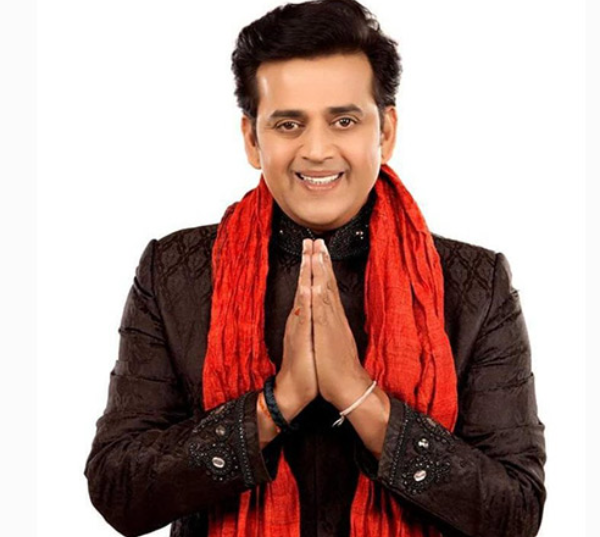
#> input picture ravi.png, 600 x 537 px
$ python Q11.py
#> lines starting #> are read from the running program, lines starting #| are printed output that depends on the picture
import cv2
import numpy as np
import matplotlib.pyplot as plt
import tkinter as tk
from tkinter import filedialog
import sys
import os

def select_image():
    """Opens a native file dialog to 'upload' an image locally."""
    root = tk.Tk()
    root.withdraw()  # Hide the main tkinter window
    root.attributes('-topmost', True) # Bring dialog to the front
    file_path = filedialog.askopenfilename(
        title="Select a JPG/PNG Image",
        filetypes=[("Image Files", "*.jpg *.jpeg *.png")]
    )
#> the answer given: ravi.png
    return file_path

def main():
    print("=== Interactive Image Transformation Toolbox ===")
    print("Waiting for file selection...")

    # 1. Upload / Select File
    file_path = select_image()
    if not file_path or not os.path.exists(file_path):
        print("No image selected. Exiting.")
        sys.exit()

    # Load image
    original_image = cv2.imread(file_path)
#> original_image is the input picture: shape (537, 600, 3); mean B, G, R 146, 151, 179.3
    if original_image is None:
        print("Error: Could not read the image file.")
        sys.exit()

    current_image = original_image.copy()

    # 2. Setup Matplotlib Interactive Mode
    # This allows the image window to stay open and update while the terminal waits for input
    plt.ion()
    fig, ax = plt.subplots(figsize=(6, 6))
    fig.canvas.manager.set_window_title('Image Transformation Output')
    ax.axis('off')

    # Display initial image
    img_display = ax.imshow(cv2.cvtColor(current_image, cv2.COLOR_BGR2RGB))
    plt.show()

    def update_display(img):
        """Updates the matplotlib window with the new image."""
        img_display.set_data(cv2.cvtColor(img, cv2.COLOR_BGR2RGB))
        # Update axes limits in case image size changed (e.g., resize or shear)
        ax.set_xlim(0, img.shape[1])
        ax.set_ylim(img.shape[0], 0)
        fig.canvas.draw()
        fig.canvas.flush_events()

    # 3. Interactive Terminal Menu
    while True:
        update_display(current_image)

        print("\n" + "="*40)
        print("Select an operation:")
        print("1. Rotate")
        print("2. Resize")
        print("3. Flip")
        print("4. Shear")
        print("5. Custom Matrix (2x3)")
        print("6. Reset (Back to original)")
        print("7. Exit")

        choice = input("\nEnter your choice (1-7): ").strip()

        try:
            h, w = current_image.shape[:2]

            if choice == '1':
                # ROTATE
                angle = float(input("Enter rotation angle (in degrees): "))
                center = (w // 2, h // 2)
                M = cv2.getRotationMatrix2D(center, angle, 1.0)
                current_image = cv2.warpAffine(current_image, M, (w, h), borderValue=(255, 255, 255))

            elif choice == '2':
                # RESIZE
                scale = float(input("Enter resize factor (e.g., 0.5 for half, 2.0 for double): "))
                if scale <= 0:
                    print("Scale must be greater than 0.")
                    continue
                current_image = cv2.resize(current_image, None, fx=scale, fy=scale, interpolation=cv2.INTER_LINEAR)

            elif choice == '3':
                # FLIP
                print("Options: 0 (Vertical), 1 (Horizontal), -1 (Both)")
                flip_code = int(input("Enter flip code: "))
                if flip_code in [0, 1, -1]:
                    current_image = cv2.flip(current_image, flip_code)
                else:
                    print("Invalid flip code.")

            elif choice == '4':
                # SHEAR
                shear_x = float(input("Enter shear factor for X-axis (e.g., 0.2): "))
                shear_y = float(input("Enter shear factor for Y-axis (e.g., 0.0): "))
                M = np.float32([
                    [1, shear_x, 0],
                    [shear_y, 1, 0]
                ])
                # Expand bounds to prevent severe cropping
                new_w = w + int(abs(shear_x) * h)
                new_h = h + int(abs(shear_y) * w)
                current_image = cv2.warpAffine(current_image, M, (new_w, new_h), borderValue=(255, 255, 255))

            elif choice == '5':
                # CUSTOM MATRIX
                print("Enter 6 space-separated values for a 2x3 affine matrix.")
                print("Format: m11 m12 tx m21 m22 ty")
                print("Example (Shift right 50, down 30): 1 0 50 0 1 30")
                vals = input("Matrix values: ").split()
                if len(vals) == 6:
                    M = np.float32([float(v) for v in vals]).reshape(2, 3)
                    current_image = cv2.warpAffine(current_image, M, (w, h), borderValue=(255, 255, 255))
                else:
                    print("Error: You must enter exactly 6 values.")

            elif choice == '6':
                # RESET
                current_image = original_image.copy()
                print("Image reset to original.")

            elif choice == '7':
                # EXIT
                print("Exiting Toolbox. Goodbye!")
                break

            else:
                print("Invalid choice. Please enter a number between 1 and 7.")

        except ValueError:
            print("Invalid input! Please enter numerical values where requested.")
        except Exception as e:
            print(f"An error occurred: {e}")
#> this loop made 4 passes; the answer given on pass 1: 1
#> pass 1, in main, `current_image = cv2.warpAffine(current_image, M, (w, h), borderValue=(..`:
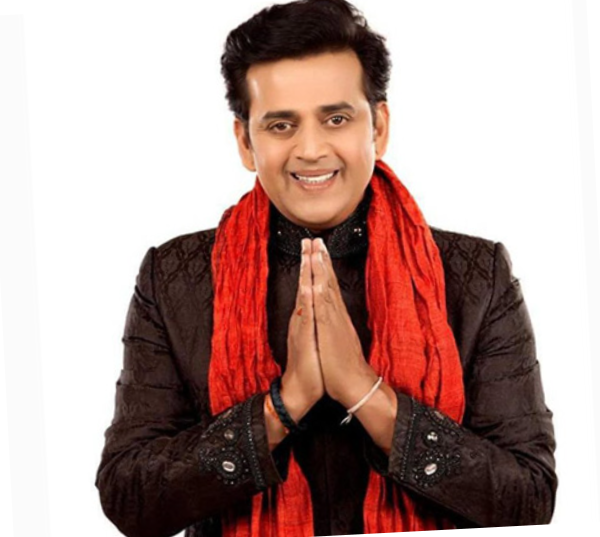
#> current_image: shape (537, 600, 3); mean B, G, R 146.6, 151.6, 179.7
#> pass 2, in main, `current_image = cv2.warpAffine(current_image, M, (w, h), borderValue=(..`:
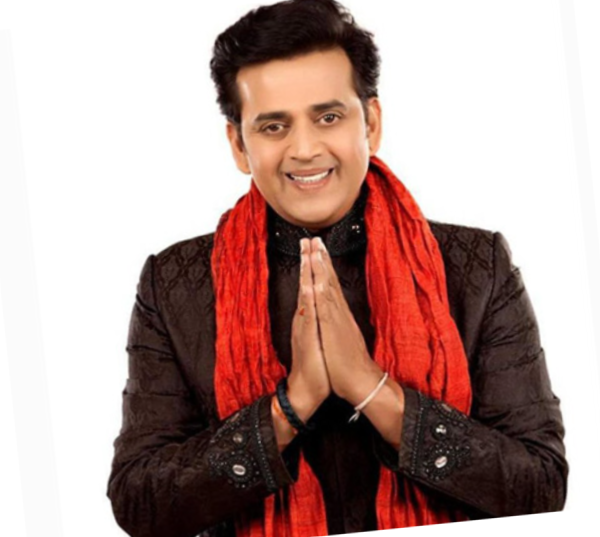
#> current_image: shape (537, 600, 3); mean B, G, R 147.2, 152.3, 180.3
#> pass 3, in main, `current_image = cv2.warpAffine(current_image, M, (w, h), borderValue=(..`:
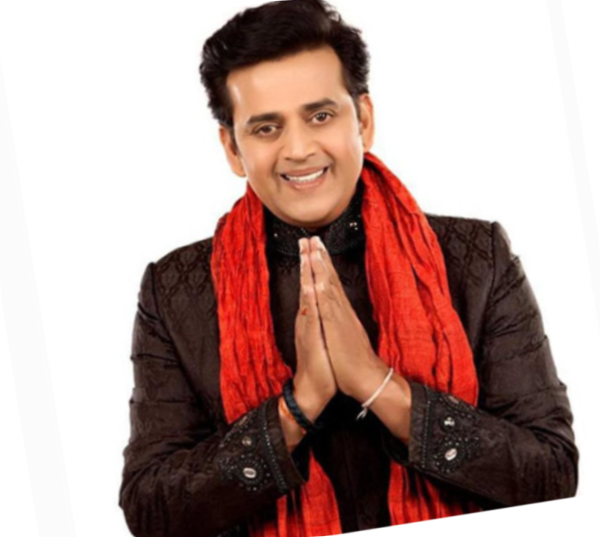
#> current_image: shape (537, 600, 3); mean B, G, R 147.9, 152.9, 180.8

    plt.ioff()
    plt.close()

if __name__ == "__main__":
#> (the run stopped early here; a loop or call above may not have finished)
